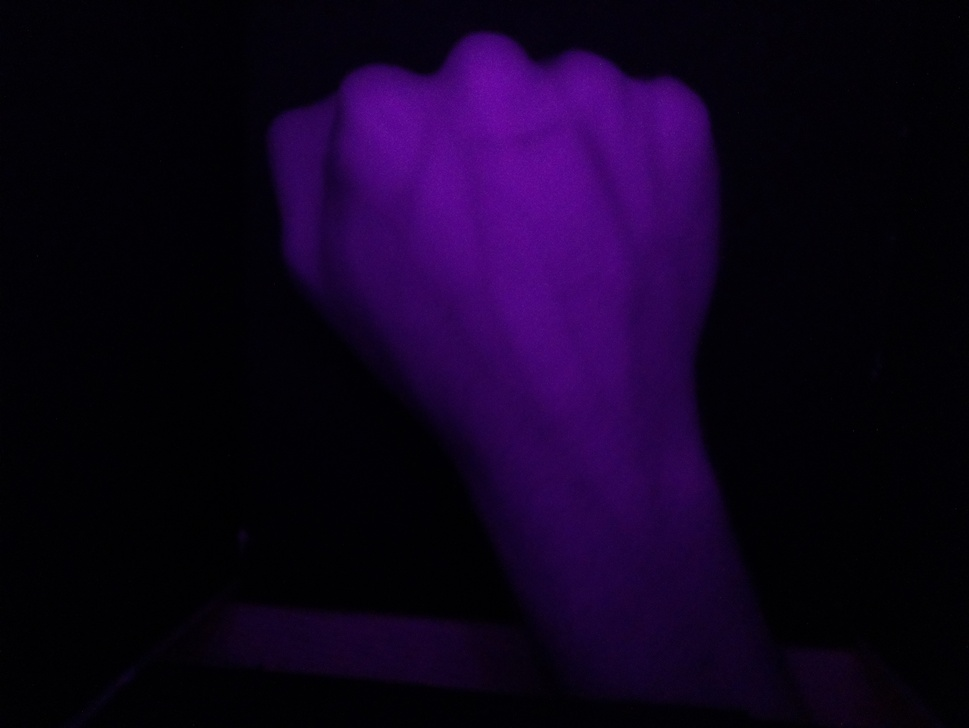
#> input picture Image10.jpg, 969 x 728 px, shrunk from 3280 x 2464 before the run
$ jupyter execute UpdatedImageProcessing.ipynb
#> lines starting #> are read from the running program, lines starting #| are printed output that depends on the picture
# Most Recent Image Processing

[cell 1]
#imports
from __future__ import print_function
from PIL import Image, ImageDraw, ImageEnhance
import numpy as np
import cv2
import skimage
from scipy import ndimage as ndi
from skimage import feature, color,io
from skimage.morphology import square
import matplotlib.pyplot as plt
import math
from skimage.transform import probabilistic_hough_line
from builtins import input
import argparse

### Read in Image + Basic Filtering
The "hand.img" is the one from the repo.

### Our image
select whatever image you like, there should be several to pick from. I don;t use any useful naming convetion to organize the images haha other than cropped.

[cell 2]
# Read in image and display
img = plt.imread('Image10.jpg')
#> img is the input picture: shape (728, 969, 3); mean R, G, B 16.9, 2.1, 31
plt.imshow(img,cmap=plt.cm.gray)
plt.axis('off')

### Adjusting
Run this first (the code block above just veiws the image)

The code below reads in and converts to greyscale -> saved as test.jpg

[cell 3]
# Read in image and Choose color channel
img = plt.imread('Image16.jpg')
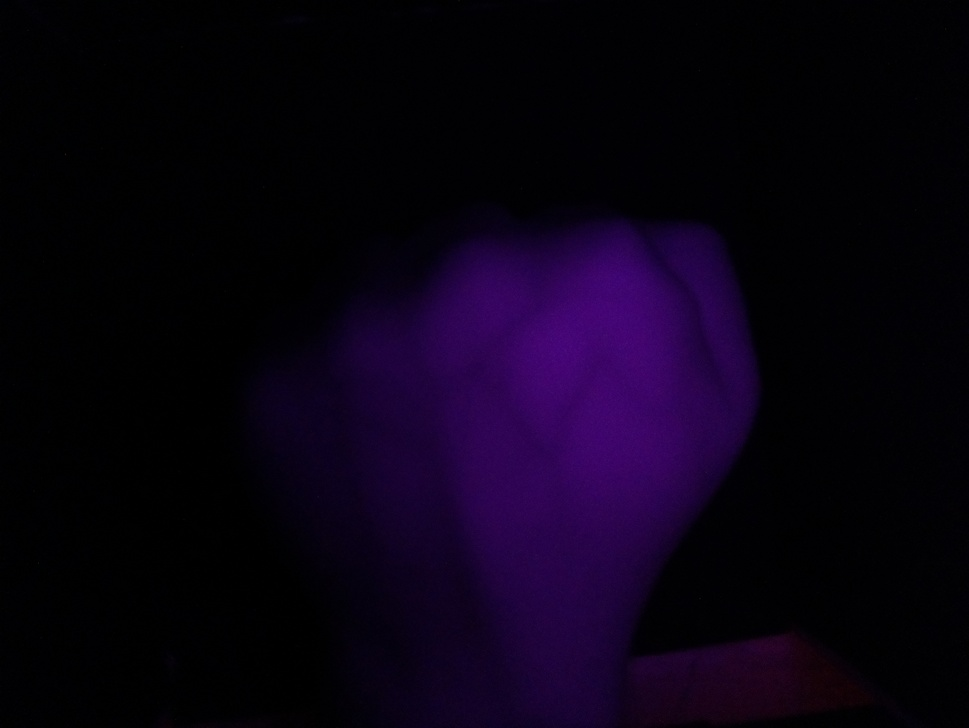
#> input picture Image16.jpg, 969 x 728 px, shrunk from 3280 x 2464 before the run
#> img is the input picture: shape (728, 969, 3); mean R, G, B 9.8, 1.4, 18.6
img=img[:,:,2] # gets color channel
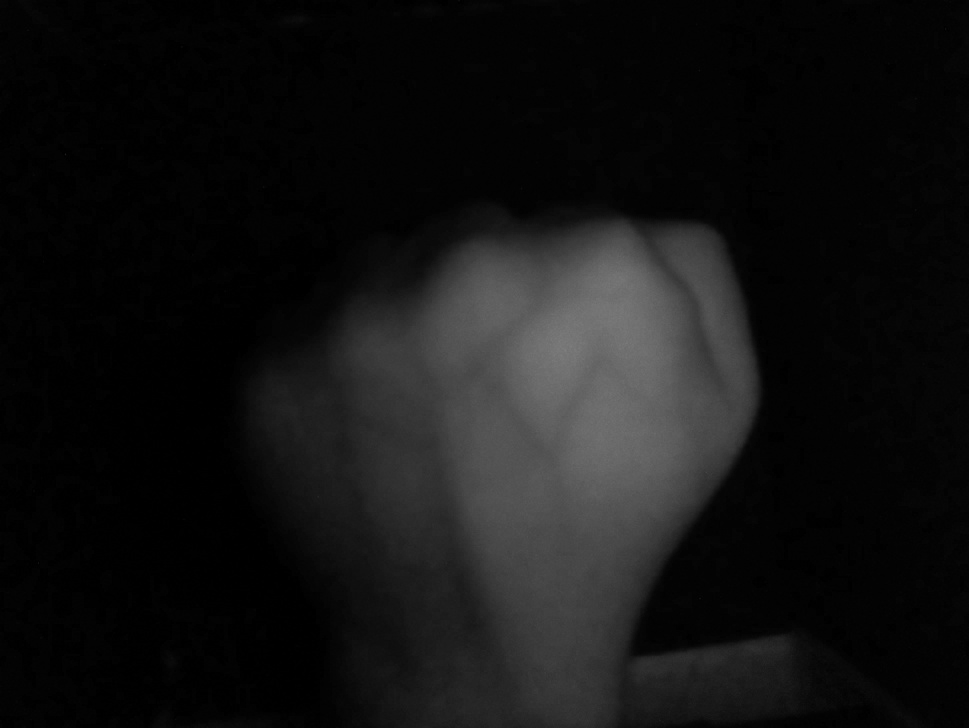
#> img: shape (728, 969); min 0, max 127, mean 18.6

# adjust contrast (these parameters can be palyed with) #gamma 3 to start
img = skimage.exposure.adjust_gamma(img, gamma=2, gain=1)
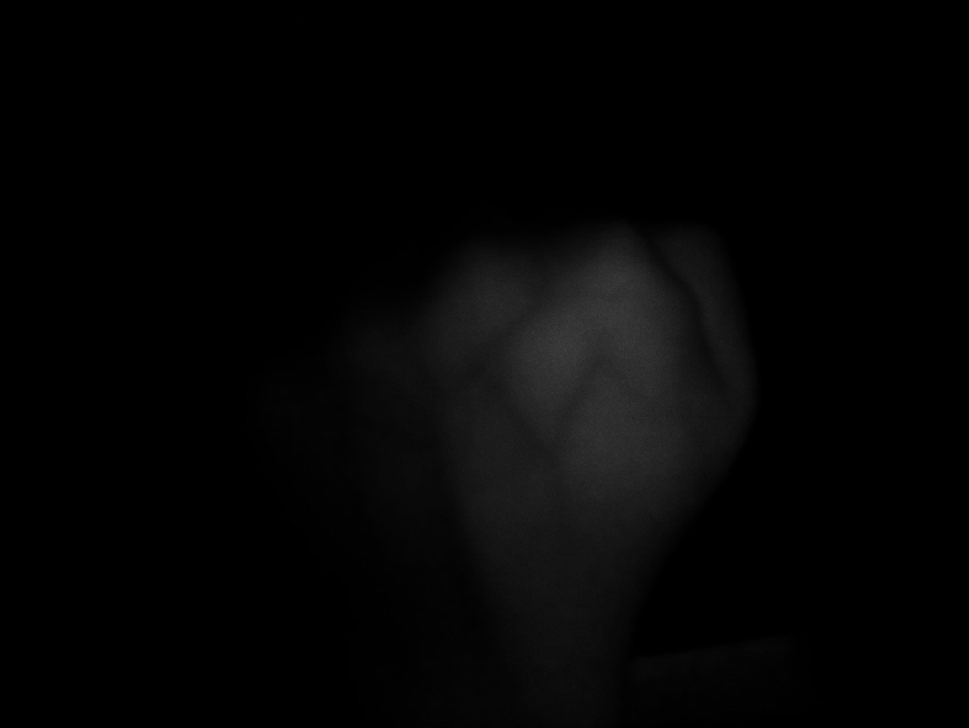
#> img: shape (728, 969); min 0, max 63, mean 4.7

# Chnage to grayscale and show
gray = color.rgb2gray(img)
plt.imshow(img,cmap=plt.cm.gray)
plt.axis('off')
plt.savefig('test.jpg', bbox_inches='tight', pad_inches=0, dpi = 300) #loop 2 0.8 loop 1 1.5

# convert format
pi = Image.fromarray(img)

### Loc mean -- This seems to work best for now

Trying stuff from before, reads in the greyscale image from before (test) and then applies filters.

Saved as test3

[cell 4]
img = plt.imread('test.jpg')
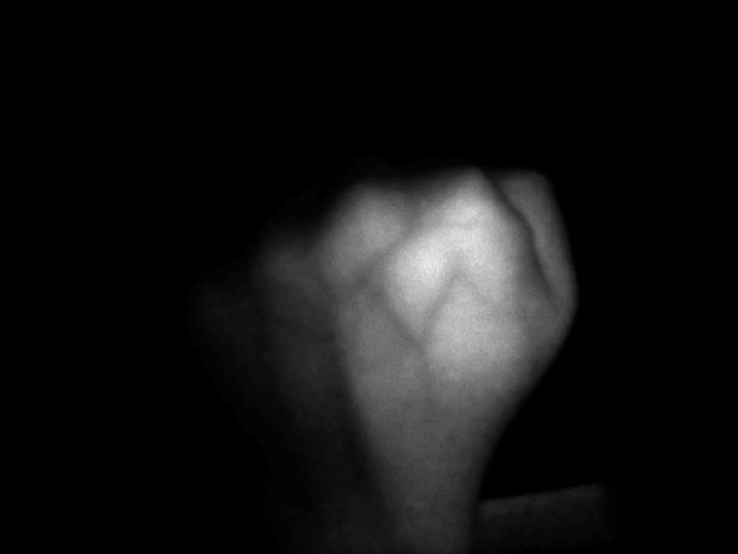
#> img: shape (1108, 1475, 3) (shown at 1/2 size); min 0, max 252, mean 19.1
img=img[:,:,2] # get color channel
#> img: shape (1108, 1475)

# adjust contrast

gray = color.rgb2gray(img)

from skimage.morphology import disk
from skimage.filters.rank import mean
loc_mean = mean(img, disk(5))
plt.imshow(loc_mean, vmin=0, vmax=255, cmap=plt.cm.gray)
plt.axis('off')
plt.savefig('test3.jpg', bbox_inches='tight', pad_inches=0, dpi = 300) #loop 2 0.8 loop 1 1.5

### Using Image enhancer

This is oppisite of what we're trying to do ! this is get to get hand edge

[cell 5]
# Read in image and Choose color channel
img = plt.imread('test3.jpg')
#> img: shape (1108, 1476, 3); min 0, max 229, mean 18.9
img=img[:,:,1] # gets color channel
#> img: shape (1108, 1476)

# adjust contrast (these parameters can be palyed with) #gamma 3 to start
img = skimage.exposure.adjust_gamma(img, gamma=0.50, gain=0.95)
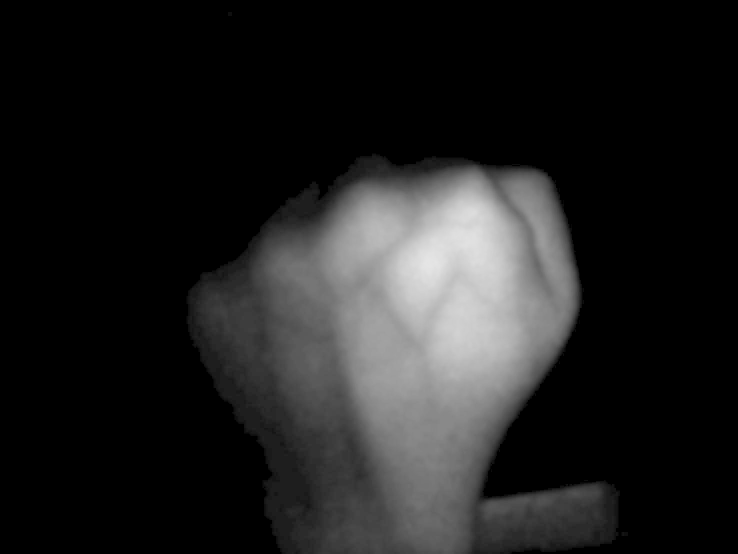
#> img: shape (1108, 1476) (shown at 1/2 size); min 0, max 230, mean 31.9

# Chnage to grayscale and show
gray = color.rgb2gray(img)
plt.imshow(img,cmap=plt.cm.gray)
plt.axis('off')
plt.savefig('test2.jpg', bbox_inches='tight', pad_inches=0, dpi = 300) #loop 2 0.8 loop 1 1.5

# convert format
pi = Image.fromarray(img)

# Meijering Filter

Run 3x to try each images

test = raw image turned greyscale (no-prepocessing)

test3 = Localized mean filterd - some pre-processing

test2 = Image contrast enhance - some pre-processing (not coupled with other pre-processing, each is seperate)

[cell 6]
# Filter using meijering - Umage.enhance
img = plt.imread('test2.jpg')
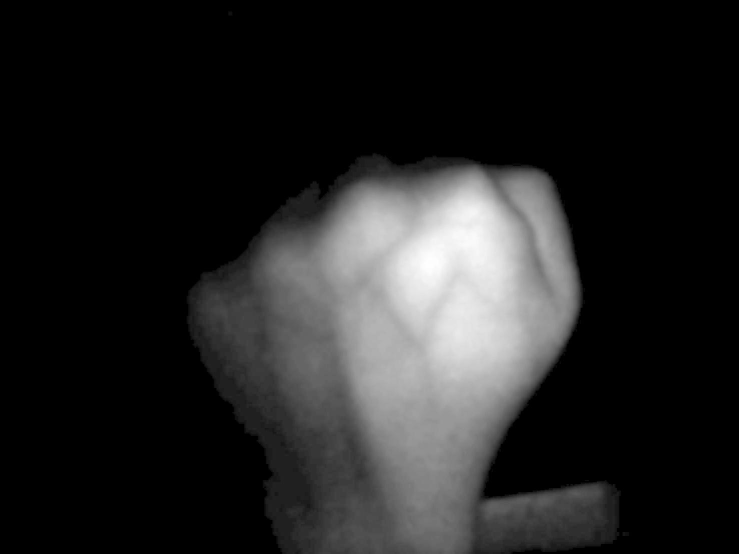
#> img: shape (1108, 1477, 3) (shown at 1/2 size); min 0, max 254, mean 35.4
img = skimage.filters.meijering(img,black_ridges=True)

# Turn to gray
gray = color.rgb2gray(img)

# Threshold and turn to binary
threshold = skimage.filters.threshold_otsu(gray)
binary = (gray >= threshold)

# Filter noise -erosion filter
hand_filt = ndi.morphology.binary_erosion(binary, iterations=6)

# Show image
plt.imshow(hand_filt, cmap=plt.cm.gray)
plt.axis('off')
